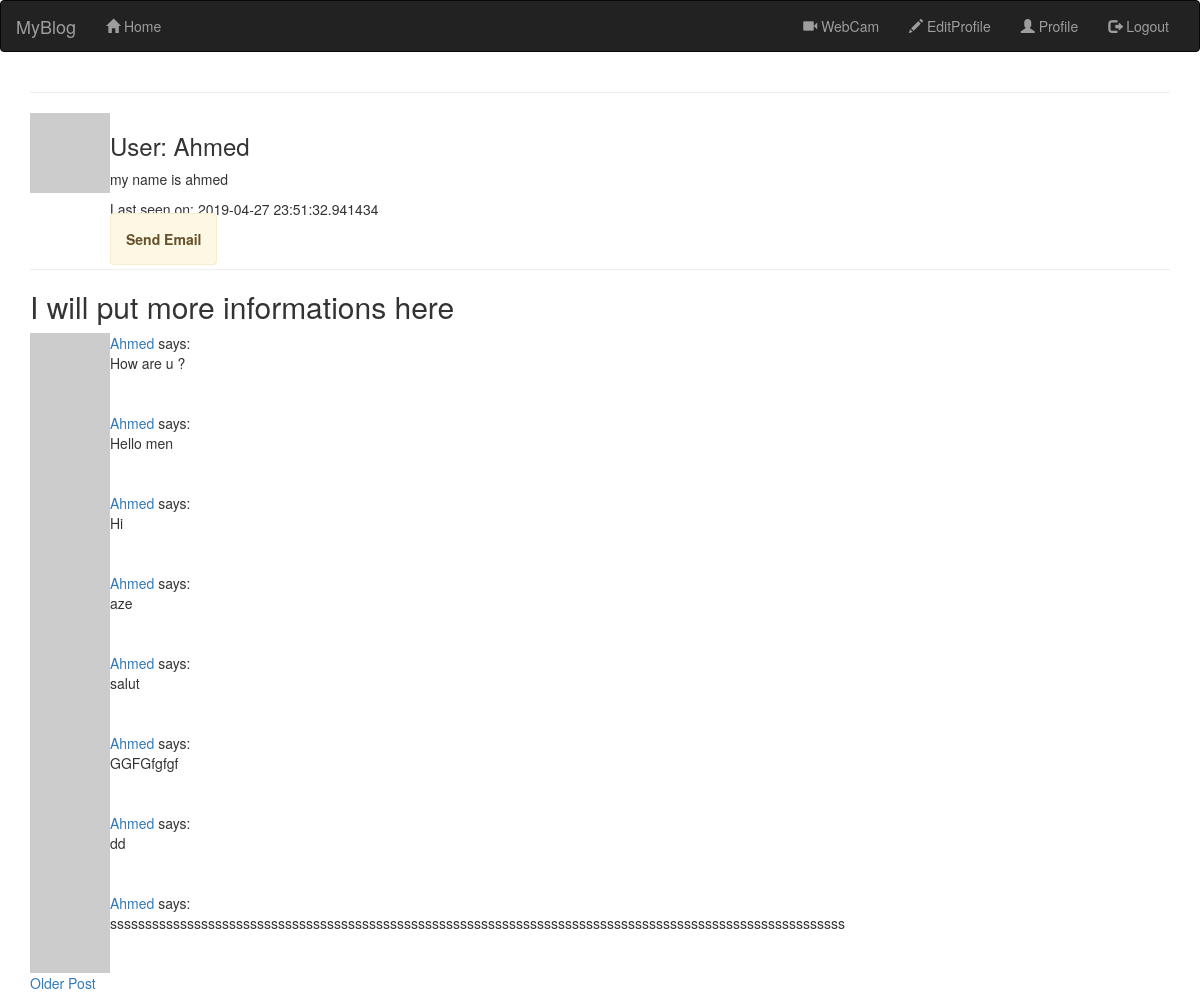
The page /user/Ahmed (signed in) on the database its author committed.
### app/models.py (models this page shows, shortened)
class User(UserMixin, db.Model):
    __tablename__ = 'USERS'
    id = db.Column(db.Integer, primary_key=True)
    username = db.Column(db.String(64), unique=True, index=True)
    email = db.Column(db.String(128), unique=True, index=True)
    password_hash = db.Column(db.String(128))  # holds a hash of the user password
    role_id = db.Column(db.Integer, db.ForeignKey('ROLES_.id'))
    posts = db.relationship('Post', backref='user', lazy='dynamic')
    about_me = db.Column(db.String(140))   # about me
    last_seen = db.Column(db.DateTime, default=datetime.utcnow)
    def avatar(self, size):
        digest = md5(self.email.lower().encode('utf-8')).hexdigest()
        return 'https://www.gravatar.com/avatar/{}?d=identicon&s={}'.format(
            digest, size)

class Post(db.Model):
    __tablename__ = "POSTS"                # the table name
    id = db.Column(db.Integer, primary_key=True)
    body = db.Column(db.String(140))
    timestamp = db.Column(db.DateTime, index=True, default=datetime.utcnow)
    user_id = db.Column(db.Integer, db.ForeignKey('USERS.id'))

### app/routes.py (the view)
@App.route('/user/<username>')
@login_required       # only for logged in users
def user(username):
    user_porfile = User.query.filter_by(username=username).first_or_404()  # the first ( = exist 'username' ) or
    PATH= "/user/" + str(user_porfile.username) + "/sendEmail"
    posts = [
        {'author': user_porfile, 'body': 'Test post #1'},
        {'author': user_porfile, 'body': 'Test post #2'}
    ]
    page = request.args.get('page', 1, type=int)
    my_posts = user_porfile.posts.order_by(Post.timestamp.desc()).paginate(page, App.config['POSTS_PER_PAGE'],False)
    next_url = url_for('user', username=user_porfile.username, page=my_posts.next_num) if my_posts.has_next else None
    prev_url = url_for('user', username=user_porfile.username, page=my_posts.prev_num) if my_posts.has_prev else None
    return render_template('user.html', title="profile", user=user_porfile, posts=my_posts.items, next_url=next_url,
                           prev_url=prev_url, PATH=PATH)

### app/models.py (called while the page is built)
@login.user_loader     # register
def load_user(id_):    # load the user id function
    return User.query.get(int(id_))

### app/routes.py (called while the page is built)
@App.before_request
def before_request():
    if current_user.is_authenticated:
        current_user.last_seen = datetime.utcnow()
        db.session.commit()

### app/templates/user.html (shortened to what this page needs)
{% extends "base_boots.html" %}
{% block app_content %}
<hr>
<table>
    <tr valign="top">
        <td><img src="{{user.avatar(128)}}"></td>
        <td>
            <h3> User: {{ user.username }} </h3>
            {% if user.about_me %}<p> {{ user.about_me }} </p>{% endif %}
            {% if user.last_seen %}<p> Last seen on: {{ user.last_seen }}</p>{% endif %}
            <span class="alert alert-warning">
             <a href="{{ PATH }}" class="alert-link">
             Send Email
             </a></span>
        </td>
    </tr>
</table>
    <hr>
<h2 > I will put more informations here</h2>
{% for post in posts%}
        {%include '_post.html' %}
    {% endfor %}
{% if next_url %}
<a href="{{next_url}}"> Older Post </a>
{% endif %}
{% endblock %}

### app/templates/_post.html
<table class="tabel table-hover">
    <tr valign="top">
        <td width="45px">
            <a href="{{ url_for('user', username=post.user.username) }}">
                <img src="{{ post.user.avatar(45) }}"></a>
        </td>
        <td>
            <a href="{{ url_for('user', username=post.user.username) }}">
                 {{ post.user.username }}
                </a>
            says:<br>
            {{ post.body }}
        </td>
    </tr>
</table>

### rows shown on the page
User: username "Ahmed", about_me "my name is ahmed", last_seen "2019-04-27 23:51:32.941434"
Post: user.username "Ahmed", body "How are u ?"
Post: user.username "Ahmed", body "Hello men"
Post: user.username "Ahmed", body "Hi"
Post: user.username "Ahmed", body "aze"
Post: user.username "Ahmed", body "salut"
Post: user.username "Ahmed", body "GGFGfgfgf"
Post: user.username "Ahmed", body "dd"
Post: user.username "Ahmed", body "sssssssssssssssssssssssssssssssssssssssssssssssssssssssssssssssssssssssssssssssssssssssssssssssssssssssss"
